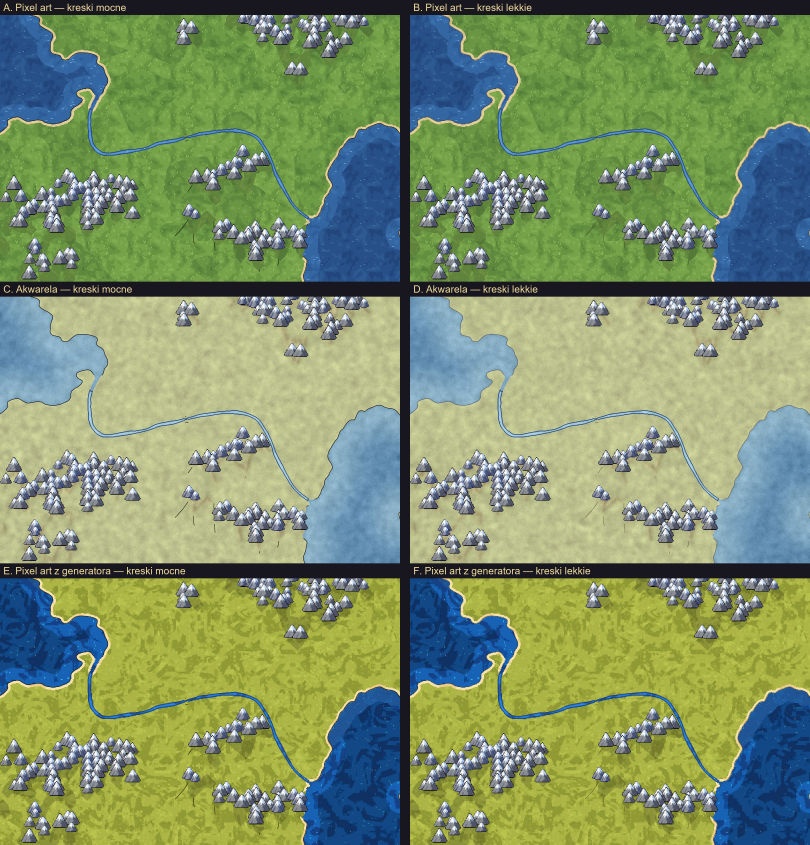
#> input picture materialy/mapa/probka_wariantow.png, 2430 x 2535 px, given in place of Mapa RPG.png, which was not available (shown at 1/3 size)
$ python mapa_obraz.py
#> lines starting #> are read from the running program, lines starting #| are printed output that depends on the picture; after the words box and inside, x2 and y2 are one past the last pixel; in counts of white or black regions, pixels touching at a corner belong together; pictures that were not available may be replaced by others from this repository, and a replacement may not be noted
### assets/mapa_komorki.py
# Wykrywanie komórek mapy: python assets/mapa_komorki.py [x0 y0 x1 y1 w pikselach oryginału]  (cała mapa: kilka minut)
#   wejście:  materialy/Mapa RPG.png (20000x20000, czarne kreski na białym)
#   wyjście:  materialy/mapa/komorki_2.png — etykiety w skali 1/2 (16 bit; 0 = ocean, 1..N = komórki lądu, jeziora i rzeki)
#             materialy/mapa/warstwy_2.png — maski w skali 1/2: R = rzeki, G = góry
#             materialy/mapa/obiekty.json  — id komórek-jezior i udział gór w komórkach
#             materialy/mapa/podglad.png   — pokolorowane komórki, kreski szare, jeziora i rzeki niebieskie, góry brązowe
# Rysunek: każdy bok komórki to JEDNA kreska pośrodku, narożniki (gdzie schodzą się 3 granice) są puste.
# Dlatego: 1) rozpoznaję kreski granic (proste, 2 końce), linie (wybrzeże, rzeki), resztę (cyfry, napisy, góry) pomijam;
# 2) końce kresek wskazujące na siebie łączę, pozostałe przedłużam aż trafią na inną kreskę/linię (narożniki);
# 3) wododział na odległości od tak odtworzonej siatki domyka szczeliny, których nie domknęły przedłużenia;
# 4) góry (rozpoznane po stromych kreskach w obie strony) dzielą komórkę tylko, gdy zostają po obu stronach duże części.
# Po zmianie wykrywania: python assets/mapa_edytor_dane.py (stare edycje z edytora przestają pasować).
import sys, colorsys
import numpy as np
from PIL import Image
from scipy import ndimage as ndi
from skimage.draw import line as kreska
from skimage.morphology import skeletonize, h_maxima, binary_closing, disk
from skimage.segmentation import watershed

Image.MAX_IMAGE_PIXELS = None
SK = 2                     # skala obliczeń (1/2; w 1/4 kreski są za cienkie na kierunek końców); wymiary niżej są w pikselach ORYGINAŁU i dzielone przez SK
px = lambda v: max(1, round(v / SK))
KRESKA_MIN = px(50)        # długość (cięciwa) najkrótszej kreski granicy
KRZYWIZNA = 0.18           # kreska granicy odchyla się od prostej o mniej niż tyle swojej długości
CYFRA_KRESKA = px(130)     # krótsza kreska tuż obok cyfr/liter to część numeru
CYFRA_ODL = px(28)
LINIA = px(1000)           # dłuższa składowa to wybrzeże/rzeka (albo łańcuch gór — patrz GORY_*)
PRZEDLUZ = px(260)         # najdłuższe przedłużenie kreski do narożnika
GORY_OKNO, GORY_PROG, GORY_SZCZYTY = px(300) | 1, 0.35, 3   # okno; ile linii w oknie musi biec stromo w KAŻDĄ stronę; min. zakończeń/rozwidleń
H = 12 / (2 if SK == 4 else 1)          # wododział: wysokość h-maksimów (w px skali obliczeń)
OCEAN, ZAMKNIJ = px(240), px(24)
GORY_CZESC = 0.5
OKRUCH = px(250) ** 2
RZEKA_ZAMK, RZEKA_SZER, RZEKA_POLE = px(48), px(28), px(1000) * px(16)   # domknięcie; maks. połowa szerokości koryta; min. pole pasa
JEZIORO_BRZEG, JEZIORO_POLE = 0.75, px(600) ** 2

def wczytaj(okno):
    im = Image.open("materialy/Mapa RPG.png")
#> im is the input picture: PIL image 2430x2535 RGB; mean R, G, B 125.8, 146.4, 105.5
    if okno: im = im.crop(okno)
    L = np.array(im.convert("L"))
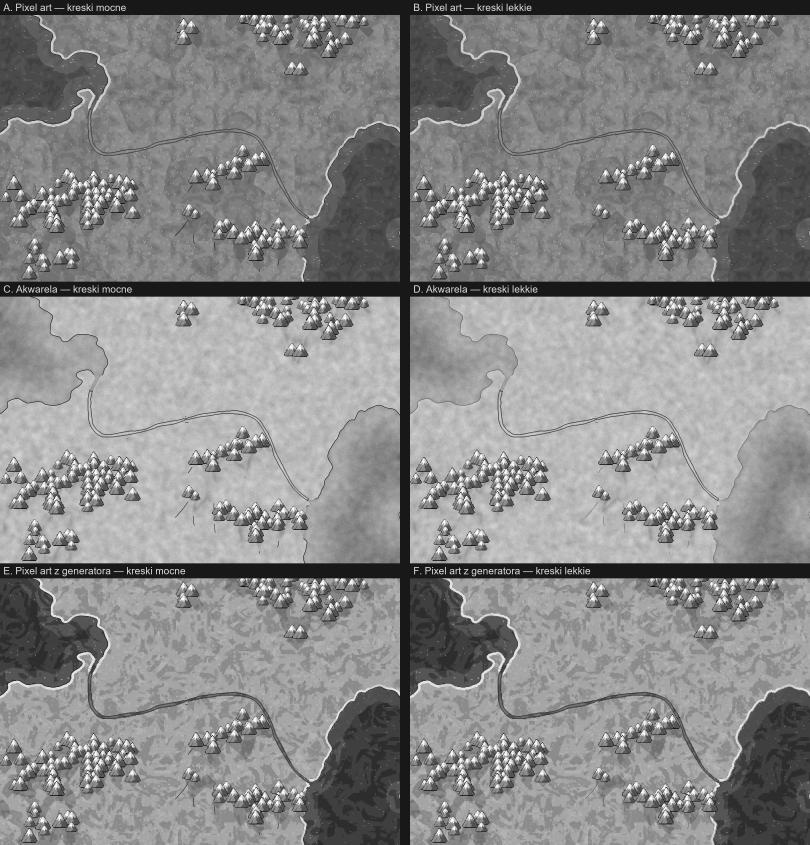
#> L: shape (2535, 2430) (shown at 1/3 size); min 0, max 252, mean 135.6
    return np.array(Image.fromarray(((L < 128) * 255).astype(np.uint8)).reduce(SK)) > 60 * 4 / SK / 2
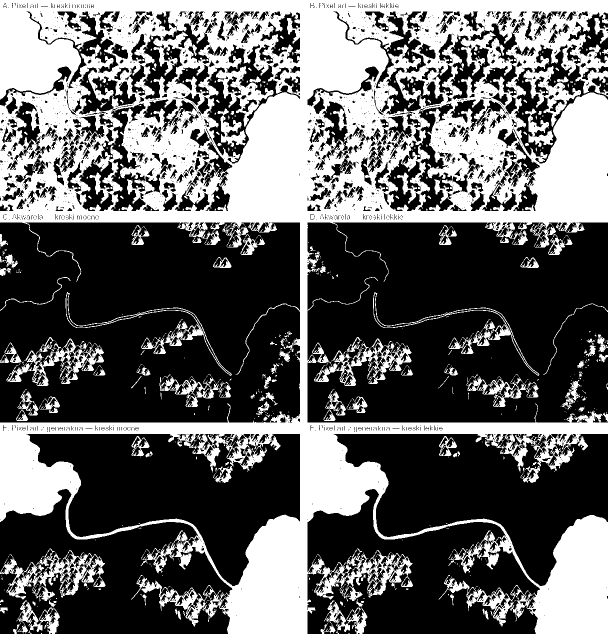
#> returned value: shape (1268, 1215) bool (shown at 1/2 size); 39.1% white; 798 white regions (649 under 20 px), largest, box (x1, y1, x2, y2) and area: (0, 0, 1215, 1268) 545836, (0, 1097, 211, 1203) 7033, (9, 674, 208, 772) 5546

def wezly(sk):
    nb = ndi.convolve(sk.astype(np.uint8), np.ones((3, 3), np.uint8), mode="constant") - 1
    return sk & (nb == 1), sk & (nb >= 3)

def rodzaje(ink, sk, konce):
    lab, n = ndi.label(ink, structure=np.ones((3, 3)))
    idx = np.arange(1, n + 1)
    dlug, nkon = ndi.sum(sk, lab, idx), ndi.sum(konce, lab, idx)
    sl = ndi.find_objects(lab)
    typ = np.zeros(n + 1, np.uint8)   # 1 kreska granicy, 2 linia, 3 reszta (pomijana)
    for i, s in enumerate(sl, 1):
        if dlug[i - 1] > LINIA: typ[i] = 2; continue
        typ[i] = 3
        if nkon[i - 1] != 2: continue
        # kreska = prawie prosta: szkielet odchyla się od cięciwy o mniej niż KRZYWIZNA jej długości (odsiewa 7, 2, 6, 9…)
        yy, xx = np.nonzero(sk[s] & (lab[s] == i)); ey, ex = np.nonzero(konce[s] & (lab[s] == i))
        cy, cx = ey[1] - ey[0], ex[1] - ex[0]; ciec = np.hypot(cy, cx)
        if ciec < KRESKA_MIN: continue
        odch = np.abs((yy - ey[0]) * cx - (xx - ex[0]) * cy) / ciec
        if odch.max() < KRZYWIZNA * ciec + 1.5: typ[i] = 1
    # krótka kreska tuż przy innym znaku to część numeru („1” w „11”, kreska w „4”)
    blisko = ndi.grey_dilation(np.where(typ[lab] == 3, lab, 0), size=2 * CYFRA_ODL + 1)
    for i, s in enumerate(sl, 1):
        if typ[i] == 1 and np.hypot(s[0].stop - s[0].start, s[1].stop - s[1].start) < CYFRA_KRESKA and (blisko[s][lab[s] == i] > 0).any():
            typ[i] = 3
    return lab, typ

# [168 lines left out: functions rzeki_z_linii, siatka, komorki, podziel_gorami, scal_skrawki_gor, scal_male and 1 more, not called in this run]

# [23 lines that do not run on import are left out]

### assets/mapa_obraz.py
# Obraz mapy do programu bez ręcznie pisanych numerów i podpisów (numery to tylko wewnętrzne id — decyzja użytkownika):
#   python assets/mapa_obraz.py  → assets/mapa/mapa.png (5000x5000, skala 1/4, szarości)
#                                → public/mapa/kafle/<poziom>/<x>_<y>.png — kafelki 1024² do ostrego przybliżenia:
#                                  poziom 2 = skala 1/2 (10000²), poziom 1 = pełna rozdzielczość (20000²); pliki tylko tam, gdzie jest tusz
# Numer/podpis = skupisko drobnych znaków (nie kreska granicy, nie linia, nie przy górach i rzekach) o wysokości cyfr.
# Kreski granic komórek (wszystko poza długimi liniami, z dala od gór i rzek) też są usuwane — granice rysuje program.
import sys
import numpy as np
from PIL import Image
from scipy import ndimage as ndi
sys.path.insert(0, "assets")
from mapa_komorki import wczytaj, wezly, rodzaje, skeletonize, px

Image.MAX_IMAGE_PIXELS = None
ink = wczytaj(None); sk = skeletonize(ink); konce, _ = wezly(sk)
#> after `sk = skeletonize(ink)`:
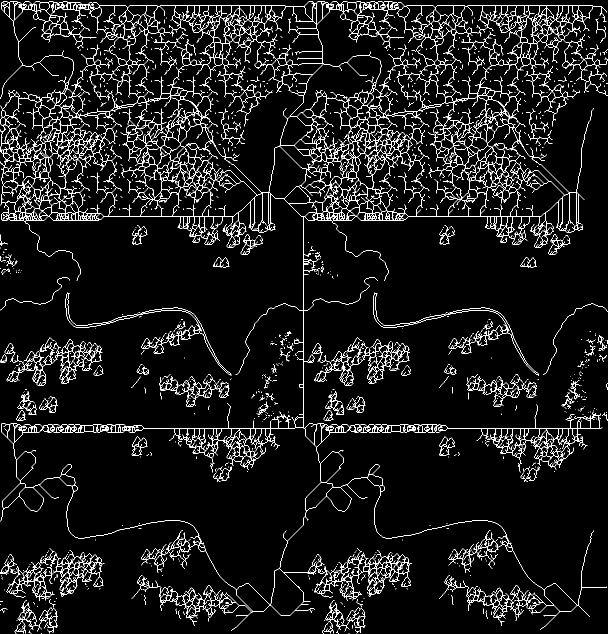
#> sk: shape (1268, 1215) bool (shown at 1/2 size); 6.1% white in thin lines or dots
#> after `konce, _ = wezly(sk)`:
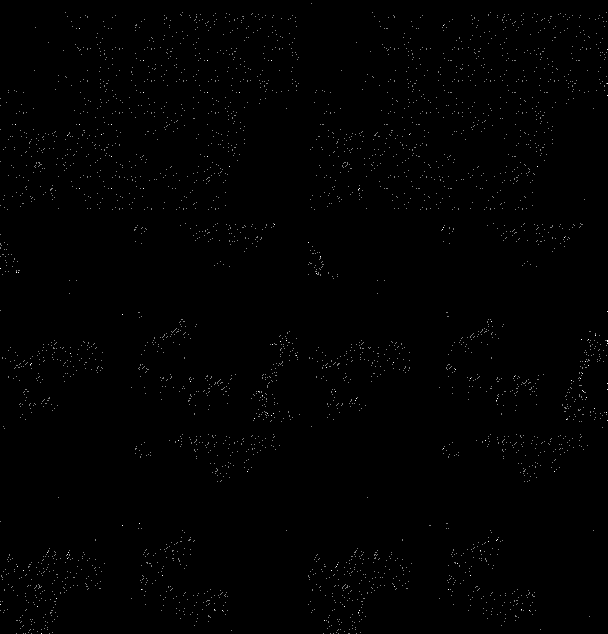
#> konce: shape (1268, 1215) bool (shown at 1/2 size); 0.27% white in thin lines or dots
lab, typ = rodzaje(ink, sk, konce)
#> in rodzaje, `lab, n = ndi.label(ink, structure=np.ones((3, 3)))`:
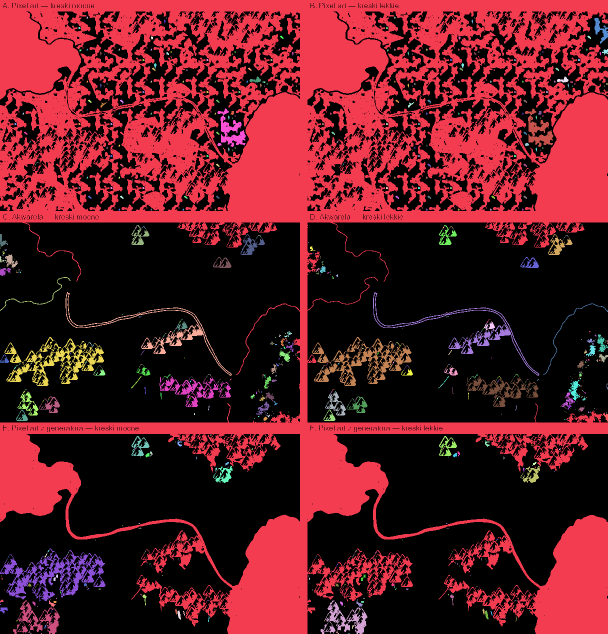
#> lab: shape (1268, 1215) int32 (shown at 1/2 size); 799 distinct labels, from 0 to 798; one colour per label, 0 black
#> in rodzaje, `lab, n = ndi.label(ink, structure=np.ones((3, 3)))`: n = 798
#> in rodzaje, `dlug, nkon = ndi.sum(sk, lab, idx), ndi.sum(konce, lab, idx)`: dlug = 798 values, max 73103 at index 0, min 1 at index 8, mean 117.7; nkon = 798 values, max 2001 at index 0, min 0 at index 8, mean 5.13
#> in rodzaje, `sl = ndi.find_objects(lab)`: sl = 798 items
#> the loop in rodzaje, `for i, s in enumerate(sl, 1):` made 798 passes
#> (yy, xx, cy, cx, ciec) on passes 2, 3, 7: ([0, 1, 2], [1, 1, 1], 2, 0, 2), ([0, 1, 2], [1, 1, 1], 2, 0, 2), ([0, 1, 2, 3, 4, 5, 6, 7], [1, 1, 1, 1, 1, 1, 1, 1], 7, 0, 7)
#> after the loop in rodzaje, `for i, s in enumerate(sl, 1):`: typ = 799 values, max 3 at index 2, min 0 at index 0, mean 2.98
#> in rodzaje, `blisko = ndi.grey_dilation(np.where(typ[lab] == 3, lab, 0), size=2 * C..`:
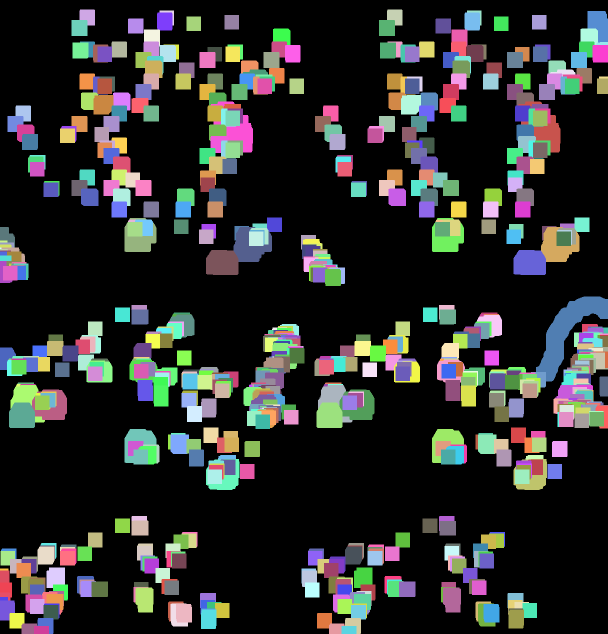
#> blisko: shape (1268, 1215) int32 (shown at 1/2 size); 784 distinct labels, from 0 to 798; one colour per label, 0 black
warstwy = np.array(Image.open("materialy/mapa/warstwy_2.png"))
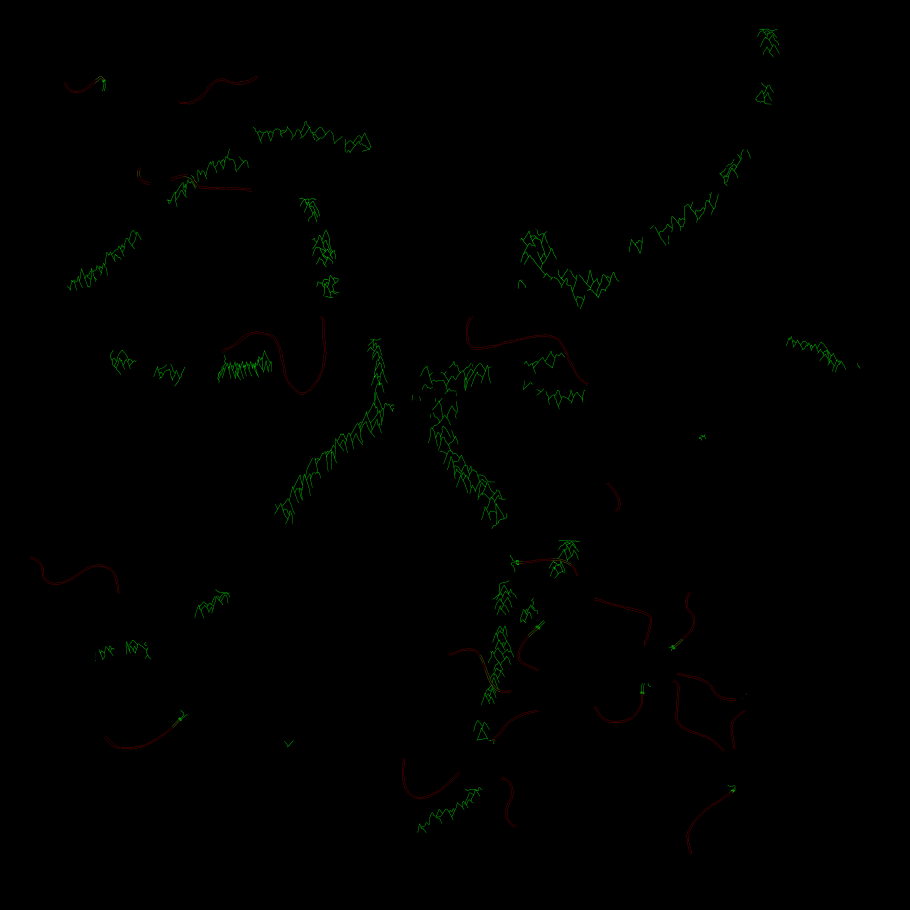
#> input picture materialy/mapa/warstwy_2.png, 10000 x 10000 px, found by its file name (shown at 1/11 size)
chronione = ndi.binary_dilation((warstwy[..., 1] > 0) | (warstwy[..., 0] > 0), iterations=px(12))
#> (the run stopped early here; a loop or call above may not have finished)
